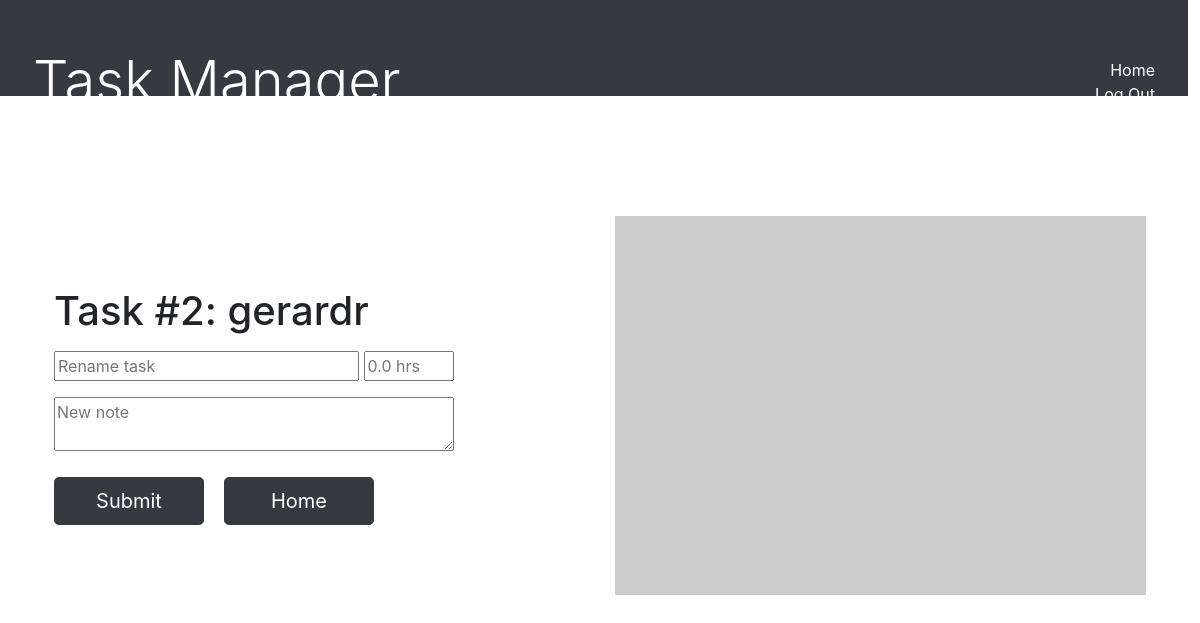
/edit/2 (signed in), run on the app's committed database.
### main.py (models this page shows)
class TaskList(db.Model):
    __tablename__ = 'tasklist'
    id = db.Column(db.Integer, primary_key=True, autoincrement=True)
    name = db.Column(db.String(256))
    date_start = db.Column(db.String, default=datetime.today().strftime('%d-%m-%Y'))
    date_end = db.Column(db.String)
    hours_spent = db.Column(db.Float)
    task_start_time = db.Column(db.Float)
    active = db.Column(db.Boolean, default=False)
    completed = db.Column(db.Boolean, default=False)
    user_id = db.Column(db.Integer, db.ForeignKey("user.id"))
    note = relationship("Notes", back_populates="task")

### main.py (the view, shortened to what this page needs)
@app.route("/edit/<task_id>", methods=["GET", "POST"])
@login_required
def edit(task_id):
    edit_task = TaskList.query.get(task_id)
    notes = db.session.query(Notes).filter_by(task_id=edit_task.id).all()
    if request.method == "GET":
        return render_template("edit.html", task=edit_task, notes=notes)
    db.session.commit()
    tasks = current_user.tasks.all()
    return redirect(url_for('home', tasks=tasks, current_user=current_user))

### main.py (called while the page is built)
@login_manager.user_loader
def load_user(user_id):
    return User.query.get(user_id)

### templates/edit.html (shortened to what this page needs)
{% extends "base.html" %}
{% block content %}
  <div class="edit-screen container col-xxl-8 px-4 py-5">
    <div class="row flex-lg-row-reverse align-items-center g-5 py-5">
      <div class="col-10 col-sm-8 col-lg-6">
        <img src="https://picsum.photos/700/500" class="d-block mx-lg-auto img-fluid">
      </div>
      <div class="col-lg-6">
        <h1 class="display-5 fw-bold lh-1 mb-3">Task #{{ task.id }}: {{ task.name }}</h1>
          <form action="" method="POST">
              <input type="string", name="name", style="width:305px;", placeholder="Rename task">
              <input type="float", name="hours", style="width:90px;", placeholder="{{ '%0.1f' | format(task.hours_spent|float) }} hrs"><br>
              <textarea maxlength="249", style="width:400px;", name="notes", placeholder="New note"></textarea>
        <div class="d-grid gap-2 d-md-flex justify-content-md-start">
            <button class="btn btn-dark btn-lg px-4 me-md-2" type="submit">Submit</button>
            <a class="btn btn-dark btn-lg px-4 me-md-2" href="{{ url_for('home') }}">Home</a>
            <br>
        </div>
          </form>
      </div>
    </div>
  </div>
{% endblock %}

### static/styles.css (style rules this page uses)
.btn { width: 150px; margin: 0 10px; }
textarea { margin-bottom: 20px; }
.edit-screen .btn { position: relative; right: 10px; }

### data on the page
TaskList: id "2", name "gerardr", hours "0.0 hrs"
